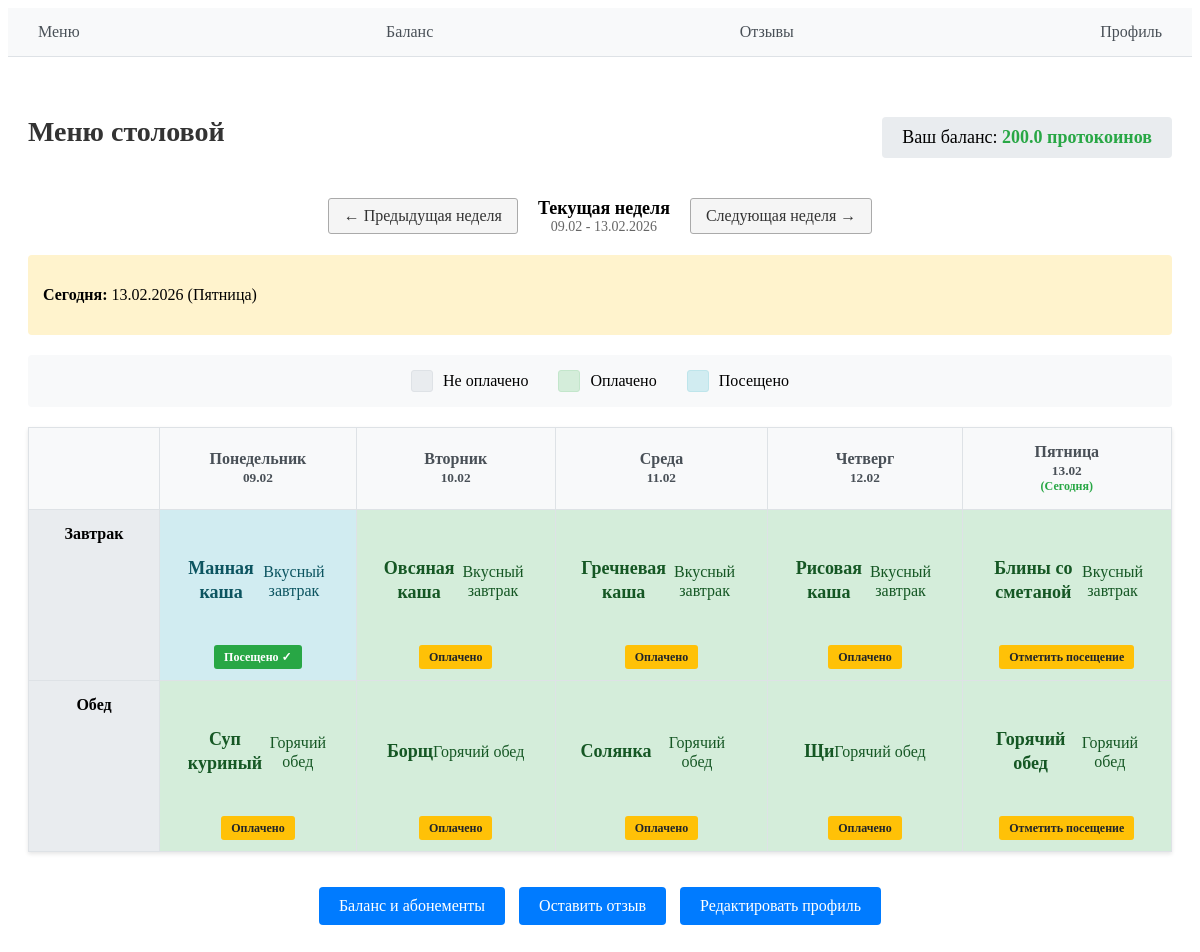
/menu/ (signed in), run on the app's committed database.
### tables this page shows
CREATE TABLE balance (
                user_id INTEGER PRIMARY KEY,
                amount REAL DEFAULT 0,
                FOREIGN KEY (user_id) REFERENCES users (id)
            );

CREATE TABLE menu_dishes (
                id INTEGER PRIMARY KEY AUTOINCREMENT,
                day_of_week INTEGER,
                meal_type TEXT,
                dish_name TEXT,
                description TEXT
            );

### main.py (the view, shortened to what this page needs)
@app.route('/menu/', methods=['GET', 'POST'])
def menu():
    if 'user' not in session:
        return redirect('/login_user_help/')
    user = session.get('user')
    week_offset = request.args.get('week_offset', default=0, type=int)
    today = datetime.now()
    today_str = today.strftime('%Y-%m-%d')
    start_of_week = today - timedelta(days=today.weekday()) + timedelta(weeks=week_offset)
    week_dates = [(start_of_week + timedelta(days=i)).strftime('%d.%m') for i in range(5)]
    week_dates_full = [(start_of_week + timedelta(days=i)).strftime('%Y-%m-%d') for i in range(5)]
    week_days = ['Понедельник', 'Вторник', 'Среда', 'Четверг', 'Пятница']
    week_start_str = start_of_week.strftime('%d.%m')
    week_end_str = (start_of_week + timedelta(days=4)).strftime('%d.%m.%Y')
    db = sql.connect('db_for_project.db')
    cursor = db.cursor()
    cursor.execute('''
        SELECT day_of_week, meal_type, dish_name, description
        FROM menu_dishes
        ORDER BY day_of_week, meal_type
    ''')
    menu_dishes = {}
    for row in cursor.fetchall():
        day, meal_type, dish_name, description = row
        if day not in menu_dishes:
            menu_dishes[day] = {}
        menu_dishes[day][meal_type] = {'name': dish_name, 'description': description}
    cursor.execute('''
        SELECT day_of_week, meal_type, status
        FROM meal_payments
        WHERE user_id = ? AND week_offset = ?
    ''', (user['id'], week_offset))
    meal_statuses = {}
    for row in cursor.fetchall():
        day, meal_type, status = row
        if day not in meal_statuses:
            meal_statuses[day] = {}
        meal_statuses[day][meal_type] = status
    cursor.execute('''SELECT amount FROM balance WHERE user_id = ?''', (user['id'],))
    balance_row = cursor.fetchone()
    balance = balance_row[0] if balance_row else 0
    db.close()
    table_data = []
    for day_idx in range(5):
        is_today = (week_dates_full[day_idx] == today_str)
        day_data = {
            'date': week_dates[day_idx],
            'date_full': week_dates_full[day_idx],
            'day_name': week_days[day_idx],
            'breakfast_status': meal_statuses.get(day_idx, {}).get('breakfast', 'unpaid'),
            'lunch_status': meal_statuses.get(day_idx, {}).get('lunch', 'unpaid'),
            'breakfast_dish': menu_dishes.get(day_idx, {}).get('breakfast',
                                                               {'name': 'Не указано', 'description': ''}),
            'lunch_dish': menu_dishes.get(day_idx, {}).get('lunch', {'name': 'Не указано', 'description': ''}),
            'is_today': is_today,
            'day_index': day_idx
        }
        table_data.append(day_data)
    return render_template('menu.html', user=user, table_data=table_data,
                           balance=balance, today=today, week_offset=week_offset,
                           week_start_str=week_start_str, week_end_str=week_end_str,
                           today_str=today_str)

### templates/menu.html (shortened to what this page needs)
{% extends "base.html" %}
{% block content %}
<div class="menu-container">
    <div class="balance-header">
        <h1 class="menu-title">Меню столовой</h1>
        <div class="balance-info">
            Ваш баланс: <span class="balance-amount">{{ balance }} протокоинов</span>
        </div>
    </div>
    <div style="display: flex; justify-content: center; align-items: center; margin: 20px 0; gap: 20px;">
        <a href="?week_offset={{ week_offset - 1 }}" style="padding: 8px 15px; background: #f5f5f5; border: 1px solid #aaa; border-radius: 3px; text-decoration: none; color: #333;">
            ← Предыдущая неделя
        </a>
        <div style="text-align: center;">
            <div style="font-weight: bold; font-size: 18px;">
                {% if week_offset == 0 %}
                    Текущая неделя
                {% elif week_offset == 1 %}
                    Следующая неделя
                {% elif week_offset > 1 %}
                    Через {{ week_offset }} недели
                {% elif week_offset == -1 %}
                    Прошлая неделя
                {% else %}
                    {{ week_offset|abs }} недели назад
                {% endif %}
            </div>
            <div style="color: #666; font-size: 14px;">
                {{ week_start_str }} - {{ week_end_str }}
            </div>
        </div>
        <a href="?week_offset={{ week_offset + 1 }}" style="padding: 8px 15px; background: #f5f5f5; border: 1px solid #aaa; border-radius: 3px; text-decoration: none; color: #333;">
            Следующая неделя →
        </a>
    </div>
    <div style="margin-bottom: 20px; padding: 15px; background-color: #fff3cd; border-radius: 4px;">
        <p><strong>Сегодня:</strong> {{ today.strftime('%d.%m.%Y') }} ({{ ['Понедельник', 'Вторник', 'Среда', 'Четверг', 'Пятница'][today.weekday()] }})</p>
    </div>
    <div class="legend">
        <div class="legend-item">
            <div class="color-box unpaid"></div>
            <span>Не оплачено</span>
        </div>
        <div class="legend-item">
            <div class="color-box paid"></div>
            <span>Оплачено</span>
        </div>
        <div class="legend-item">
            <div class="color-box attended"></div>
            <span>Посещено</span>
        </div>
    </div>
    <table class="menu-table">
        <thead>
            <tr>
                <th class="empty-cell"></th>
                {% for day in table_data %}
                <th>
                    {{ day.day_name }}<br>
                    <small>{{ day.date }}</small>
                    {% if day.is_today %}
                    <div style="color: #28a745; font-weight: bold; font-size: 12px;">(Сегодня)</div>
                    {% endif %}
                </th>
                {% endfor %}
            </tr>
        </thead>
        <tbody>
            <tr>
                <td class="meal-time">Завтрак</td>
                {% for day in table_data %}
                <td class="meal-item {{ day.breakfast_status }}"
                    {% if day.breakfast_status == 'unpaid' %}
                    onclick="handleMealClick('{{ day.breakfast_status }}', {{ day.day_index }}, 'breakfast')"
                    {% elif day.breakfast_status == 'paid' and day.is_today %}
                    onclick="handleMealClick('{{ day.breakfast_status }}', {{ day.day_index }}, 'breakfast')"
                    {% endif %}>
                    <div class="meal-content">
                        <div class="meal-text">
                            <strong style="font-size: 18px;">{{ day.breakfast_dish.name }}</strong><br>
                            <small style="font-size: 16px;">{{ day.breakfast_dish.description }}</small>
                        </div>
                        <div class="meal-status">
                            {% if day.breakfast_status == 'unpaid' %}
                            <span class="status-text">Оплатить 50 прот.</span>
                            {% elif day.breakfast_status == 'paid' and day.is_today %}
                            <span class="status-text">Отметить посещение</span>
                            {% elif day.breakfast_status == 'paid' and not day.is_today %}
                            <span class="status-text">Оплачено</span>
                            {% elif day.breakfast_status == 'attended' %}
                            <span class="status-text">Посещено ✓</span>
                            {% endif %}
                        </div>
                    </div>
                </td>
                {% endfor %}
            </tr>
            <tr>
                <td class="meal-time">Обед</td>
                {% for day in table_data %}
                <td class="meal-item {{ day.lunch_status }}"
                    {% if day.lunch_status == 'unpaid' %}
                    onclick="handleMealClick('{{ day.lunch_status }}', {{ day.day_index }}, 'lunch')"
                    {% elif day.lunch_status == 'paid' and day.is_today %}
                    onclick="handleMealClick('{{ day.lunch_status }}', {{ day.day_index }}, 'lunch')"
                    {% endif %}>
                    <div class="meal-content">
                        <div class="meal-text">
                            <strong style="font-size: 18px;">{{ day.lunch_dish.name }}</strong><br>
                            <small style="font-size: 16px;">{{ day.lunch_dish.description }}</small>
                        </div>
                        <div class="meal-status">
                            {% if day.lunch_status == 'unpaid' %}
                            <span class="status-text">Оплатить 50 прот.</span>
                            {% elif day.lunch_status == 'paid' and day.is_today %}
                            <span class="status-text">Отметить посещение</span>
                            {% elif day.lunch_status == 'paid' and not day.is_today %}
                            <span class="status-text">Оплачено</span>
                            {% elif day.lunch_status == 'attended' %}
                            <span class="status-text">Посещено ✓</span>
                            {% endif %}
                        </div>
                    </div>
                </td>
                {% endfor %}
            </tr>
        </tbody>
    </table>
    <div style="margin-top: 30px; text-align: center;">
        <a href="/student_subscription/" class="btn">Баланс и абонементы</a>
        <a href="/student_reviews/" class="btn">Оставить отзыв</a>
        <a href="/student_edit_profile/" class="btn">Редактировать профиль</a>
    </div>
</div>
{% endblock %}

### templates/base.html (shortened to what this page needs)
<!DOCTYPE html>
<html lang="ru">
<head>
    <link rel="stylesheet" href="{{ url_for('static', filename='css/style.css') }}">
</head>
<body>
    {% if user and user != '' and user != 'error' %}
    <header class="header">
        <nav class="nav-container">
            <div class="nav-links">
                {% if user.role == 'admin' %}
                    <a href="/admin_stats/" class="menu-button">Статистика</a>
                    <a href="/admin_purchase_manage/" class="menu-button">Заявки</a>
                    <a href="/admin_report/" class="menu-button">Отчеты</a>
                    <a href="/admin_reviews/" class="menu-button">Отзывы</a>
                    <a href="/admin_allergies/" class="menu-button">Аллергии</a>
                    <a href="/profile/" class="profile-button">Профиль</a>
                {% elif user.role == 'student' %}
                    <a href="/menu/" class="menu-button">Меню</a>
                    <a href="/student_payment/" class="menu-button">Баланс</a>
                    <a href="/student_reviews/" class="menu-button">Отзывы</a>
                    <a href="/profile/" class="profile-button">Профиль</a>
                {% else %}
                    <a href="/menu/" class="menu-button">Меню</a>
                    <a href="/profile/" class="profile-button">Профиль</a>
                {% endif %}
            </div>
        </nav>
    </header>
    {% endif %}
    <main class="container">
        {% block content %}{% endblock %}
    </main>
</body>
</html>

### static/css/style.css (style rules this page uses)
.header { background-color: #f8f9fa; border-bottom: 1px solid #dee2e6; padding: 10px 0; }
.nav-container { max-width: 1200px; margin: 0 auto; padding: 0 20px; }
.nav-links { display: flex; justify-content: space-between; align-items: center; }
.menu-button { text-decoration: none; color: #495057; padding: 5px 10px; border-radius: 4px; transition: background-color 0.2s; }
.profile-button { text-decoration: none; color: #495057; padding: 5px 10px; border-radius: 4px; transition: background-color 0.2s; }
.menu-container { padding: 40px 20px; max-width: 1200px; margin: 0 auto; }
.balance-header { display: flex; justify-content: space-between; align-items: center; margin-bottom: 20px; }
.menu-title { text-align: center; margin-bottom: 30px; font-size: 24px; color: #333; }
.balance-info { padding: 10px 20px; background-color: #e9ecef; border-radius: 4px; font-size: 18px; }
.balance-amount { font-weight: bold; color: #28a745; }
.legend { display: flex; justify-content: center; gap: 30px; margin-bottom: 20px; padding: 15px; background-color: #f8f9fa; border-radius: 4px; }
.legend-item { display: flex; align-items: center; gap: 10px; }
.color-box { width: 20px; height: 20px; border-radius: 3px; }
.color-box.unpaid { background-color: #e9ecef; border: 1px solid #dee2e6; }
.color-box.paid { background-color: #d4edda; border: 1px solid #c3e6cb; }
.color-box.attended { background-color: #d1ecf1; border: 1px solid #bee5eb; }
.menu-table { width: 100%; border-collapse: collapse; margin-top: 20px; box-shadow: 0 2px 4px rgba(0,0,0,0.1); }
.menu-table th { background-color: #f8f9fa; padding: 15px; text-align: center; border: 1px solid #dee2e6; font-weight: bold; color: #495057; }
.menu-table td { padding: 15px; text-align: center; border: 1px solid #dee2e6; vertical-align: top; height: 120px; cursor: pointer; transition: all 0.2s; }
.menu-table .empty-cell { background-color: #f8f9fa; font-weight: bold; cursor: default; }
.menu-table .meal-time { background-color: #e9ecef; font-weight: bold; width: 100px; cursor: default; }
.menu-table .meal-item.paid { background-color: #d4edda; color: #155724; }
.menu-table .meal-item.attended { background-color: #d1ecf1; color: #0c5460; }
.menu-table .meal-item { min-height: 120px; vertical-align: middle; }
.meal-content { height: 100%; display: flex; flex-direction: column; justify-content: space-between; }
.meal-text { flex-grow: 1; display: flex; align-items: center; justify-content: center; padding: 10px; font-size: 14px; }
.meal-status { text-align: center; padding-top: 10px; }
.status-text { font-weight: bold; font-size: 12px; padding: 5px 10px; border-radius: 3px; }
.menu-table .meal-item.paid .status-text { background-color: #ffc107; color: #212529; }
.menu-table .meal-item.attended .status-text { background-color: #28a745; color: white; }
.menu-table .meal-text strong { font-size: 18px !important; line-height: 1.3; }
.menu-table .meal-text small { font-size: 16px !important; line-height: 1.2; }
.menu-table td { height: 140px; }
.menu-title { text-align: center; margin-bottom: 30px; font-size: 28px; color: #333; }
.btn { display: inline-block; padding: 10px 20px; background-color: #007bff; color: white; text-decoration: none; border-radius: 4px; border: none; cursor: pointer; transition: background-color 0.2s; }

### templates/menu.html (style rules this page uses)
.btn { display: inline-block; padding: 10px 20px; background-color: #007bff; color: white; text-decoration: none; border-radius: 4px; margin: 5px; }
.menu-table .meal-item { cursor: pointer; }

### data on the page
balance: amount "200.0"
menu_dishes: breakfast_dish.name "Манная каша", breakfast_dish.description "Вкусный завтрак"
menu_dishes: breakfast_dish.name "Овсяная каша", breakfast_dish.description "Вкусный завтрак"
menu_dishes: breakfast_dish.name "Гречневая каша", breakfast_dish.description "Вкусный завтрак"
menu_dishes: breakfast_dish.name "Рисовая каша", breakfast_dish.description "Вкусный завтрак"
menu_dishes: breakfast_dish.name "Блины со сметаной", breakfast_dish.description "Вкусный завтрак"
menu_dishes: lunch_dish.name "Суп куриный", lunch_dish.description "Горячий обед"
menu_dishes: lunch_dish.name "Борщ", lunch_dish.description "Горячий обед"
menu_dishes: lunch_dish.name "Солянка", lunch_dish.description "Горячий обед"
menu_dishes: lunch_dish.name "Щи", lunch_dish.description "Горячий обед"
menu_dishes: lunch_dish.name "Горячий обед", lunch_dish.description "Горячий обед"

### other printed values
{{ week_start_str }} "09.02"
{{ week_end_str }} "13.02.2026"
{{ day.day_name }} "Понедельник" "Вторник" "Среда" "Четверг" "Пятница"
{{ day.date }} "09.02" "10.02" "11.02" "12.02" "13.02"
